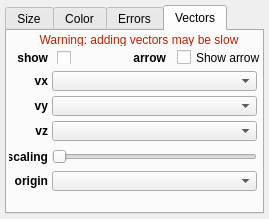
<?xml version="1.0" encoding="UTF-8"?>
<ui version="4.0">
 <class>Form</class>
 <widget class="QWidget" name="Form">
  <property name="geometry">
   <rect>
    <x>0</x>
    <y>0</y>
    <width>269</width>
    <height>219</height>
   </rect>
  </property>
  <property name="windowTitle">
   <string>Form</string>
  </property>
  <layout class="QGridLayout" name="gridLayout">
   <property name="leftMargin">
    <number>5</number>
   </property>
   <property name="topMargin">
    <number>5</number>
   </property>
   <property name="rightMargin">
    <number>5</number>
   </property>
   <property name="bottomMargin">
    <number>5</number>
   </property>
   <item row="0" column="0">
    <widget class="QTabWidget" name="tab_widget">
     <property name="currentIndex">
      <number>3</number>
     </property>
     <widget class="QWidget" name="tab_2">
      <attribute name="title">
       <string>Size</string>
      </attribute>
      <layout class="QVBoxLayout" name="verticalLayout">
       <property name="spacing">
        <number>2</number>
       </property>
       <property name="leftMargin">
        <number>12</number>
       </property>
       <property name="topMargin">
        <number>3</number>
       </property>
       <property name="rightMargin">
        <number>12</number>
       </property>
       <property name="bottomMargin">
        <number>3</number>
       </property>
       <item>
        <widget class="QWidget" name="size_row_1" native="true">
         <layout class="QHBoxLayout" name="horizontalLayout">
          <property name="spacing">
           <number>7</number>
          </property>
          <property name="leftMargin">
           <number>0</number>
          </property>
          <property name="topMargin">
           <number>0</number>
          </property>
          <property name="rightMargin">
           <number>0</number>
          </property>
          <property name="bottomMargin">
           <number>0</number>
          </property>
          <item>
           <widget class="QComboBox" name="combotext_size_mode">
            <property name="sizePolicy">
             <sizepolicy hsizetype="Minimum" vsizetype="Fixed">
              <horstretch>0</horstretch>
              <verstretch>0</verstretch>
             </sizepolicy>
            </property>
            <property name="maximumSize">
             <size>
              <width>80</width>
              <height>16777215</height>
             </size>
            </property>
            <item>
             <property name="text">
              <string>Fixed</string>
             </property>
            </item>
            <item>
             <property name="text">
              <string>Linear</string>
             </property>
            </item>
           </widget>
          </item>
          <item>
           <widget class="QComboBox" name="combosel_size_attribute">
            <property name="sizeAdjustPolicy">
             <enum>QComboBox::AdjustToMinimumContentsLengthWithIcon</enum>
            </property>
           </widget>
          </item>
          <item>
           <widget class="QLineEdit" name="valuetext_size"/>
          </item>
         </layout>
        </widget>
       </item>
       <item>
        <widget class="QWidget" name="size_row_2" native="true">
         <layout class="QHBoxLayout" name="horizontalLayout_2">
          <property name="spacing">
           <number>7</number>
          </property>
          <property name="leftMargin">
           <number>0</number>
          </property>
          <property name="topMargin">
           <number>0</number>
          </property>
          <property name="rightMargin">
           <number>0</number>
          </property>
          <property name="bottomMargin">
           <number>0</number>
          </property>
          <item>
           <widget class="QLineEdit" name="valuetext_size_vmin"/>
          </item>
          <item>
           <widget class="QToolButton" name="button_flip_size">
            <property name="font">
             <font>
              <pointsize>14</pointsize>
             </font>
            </property>
            <property name="styleSheet">
             <string notr="true">padding: 0px</string>
            </property>
            <property name="text">
             <string>⇄</string>
            </property>
           </widget>
          </item>
          <item>
           <widget class="QLineEdit" name="valuetext_size_vmax"/>
          </item>
         </layout>
        </widget>
       </item>
       <item>
        <widget class="QWidget" name="size_row_3" native="true">
         <layout class="QHBoxLayout" name="horizontalLayout_3">
          <property name="spacing">
           <number>7</number>
          </property>
          <property name="leftMargin">
           <number>0</number>
          </property>
          <property name="topMargin">
           <number>0</number>
          </property>
          <property name="rightMargin">
           <number>0</number>
          </property>
          <property name="bottomMargin">
           <number>0</number>
          </property>
          <item>
           <widget class="QSlider" name="value_size_scaling">
            <property name="maximum">
             <number>100</number>
            </property>
            <property name="value">
             <number>50</number>
            </property>
            <property name="orientation">
             <enum>Qt::Horizontal</enum>
            </property>
           </widget>
          </item>
         </layout>
        </widget>
       </item>
       <item>
        <spacer name="verticalSpacer">
         <property name="orientation">
          <enum>Qt::Vertical</enum>
         </property>
         <property name="sizeHint" stdset="0">
          <size>
           <width>20</width>
           <height>40</height>
          </size>
         </property>
        </spacer>
       </item>
      </layout>
     </widget>
     <widget class="QWidget" name="tab_4">
      <attribute name="title">
       <string>Color</string>
      </attribute>
      <layout class="QVBoxLayout" name="verticalLayout_2">
       <property name="spacing">
        <number>2</number>
       </property>
       <property name="leftMargin">
        <number>12</number>
       </property>
       <property name="topMargin">
        <number>3</number>
       </property>
       <property name="rightMargin">
        <number>12</number>
       </property>
       <property name="bottomMargin">
        <number>3</number>
       </property>
       <item>
        <widget class="QWidget" name="color_row_1" native="true">
         <layout class="QHBoxLayout" name="horizontalLayout_6">
          <property name="spacing">
           <number>7</number>
          </property>
          <property name="leftMargin">
           <number>0</number>
          </property>
          <property name="topMargin">
           <number>0</number>
          </property>
          <property name="rightMargin">
           <number>0</number>
          </property>
          <property name="bottomMargin">
           <number>0</number>
          </property>
          <item>
           <widget class="QComboBox" name="combotext_color_mode">
            <property name="maximumSize">
             <size>
              <width>80</width>
              <height>16777215</height>
             </size>
            </property>
            <item>
             <property name="text">
              <string>Fixed</string>
             </property>
            </item>
            <item>
             <property name="text">
              <string>Linear</string>
             </property>
            </item>
           </widget>
          </item>
          <item>
           <widget class="QComboBox" name="combosel_cmap_attribute">
            <property name="sizeAdjustPolicy">
             <enum>QComboBox::AdjustToMinimumContentsLengthWithIcon</enum>
            </property>
           </widget>
          </item>
          <item>
           <widget class="QColorBox" name="color_color">
            <property name="sizePolicy">
             <sizepolicy hsizetype="Preferred" vsizetype="Minimum">
              <horstretch>0</horstretch>
              <verstretch>0</verstretch>
             </sizepolicy>
            </property>
            <property name="text">
             <string/>
            </property>
           </widget>
          </item>
          <item>
           <widget class="QWidget" name="spacer_color_label" native="true"/>
          </item>
         </layout>
        </widget>
       </item>
       <item>
        <widget class="QWidget" name="color_row_2" native="true">
         <layout class="QHBoxLayout" name="horizontalLayout_8">
          <property name="spacing">
           <number>7</number>
          </property>
          <property name="leftMargin">
           <number>0</number>
          </property>
          <property name="topMargin">
           <number>0</number>
          </property>
          <property name="rightMargin">
           <number>0</number>
          </property>
          <property name="bottomMargin">
           <number>0</number>
          </property>
          <item>
           <widget class="QLineEdit" name="valuetext_cmap_vmin"/>
          </item>
          <item>
           <widget class="QToolButton" name="button_flip_cmap">
            <property name="font">
             <font>
              <pointsize>14</pointsize>
             </font>
            </property>
            <property name="styleSheet">
             <string notr="true">padding: 0px</string>
            </property>
            <property name="text">
             <string>⇄</string>
            </property>
           </widget>
          </item>
          <item>
           <widget class="QLineEdit" name="valuetext_cmap_vmax"/>
          </item>
         </layout>
        </widget>
       </item>
       <item>
        <widget class="QWidget" name="color_row_3" native="true">
         <layout class="QHBoxLayout" name="horizontalLayout_9">
          <property name="spacing">
           <number>7</number>
          </property>
          <property name="leftMargin">
           <number>0</number>
          </property>
          <property name="topMargin">
           <number>0</number>
          </property>
          <property name="rightMargin">
           <number>0</number>
          </property>
          <property name="bottomMargin">
           <number>0</number>
          </property>
          <item>
           <widget class="QColormapCombo" name="combodata_cmap">
            <property name="sizeAdjustPolicy">
             <enum>QComboBox::AdjustToMinimumContentsLengthWithIcon</enum>
            </property>
           </widget>
          </item>
         </layout>
        </widget>
       </item>
       <item>
        <widget class="QSlider" name="value_alpha">
         <property name="maximum">
          <number>100</number>
         </property>
         <property name="orientation">
          <enum>Qt::Horizontal</enum>
         </property>
        </widget>
       </item>
       <item>
        <spacer name="verticalSpacer_2">
         <property name="orientation">
          <enum>Qt::Vertical</enum>
         </property>
         <property name="sizeHint" stdset="0">
          <size>
           <width>20</width>
           <height>40</height>
          </size>
         </property>
        </spacer>
       </item>
      </layout>
     </widget>
     <widget class="QWidget" name="tab">
      <attribute name="title">
       <string>Errors</string>
      </attribute>
      <widget class="QLabel" name="label_5">
       <property name="geometry">
        <rect>
         <x>1</x>
         <y>25</y>
         <width>39</width>
         <height>20</height>
        </rect>
       </property>
       <property name="font">
        <font>
         <weight>75</weight>
         <bold>true</bold>
        </font>
       </property>
       <property name="text">
        <string>show x</string>
       </property>
      </widget>
      <widget class="QCheckBox" name="bool_yerr_visible">
       <property name="geometry">
        <rect>
         <x>50</x>
         <y>53</y>
         <width>13</width>
         <height>13</height>
        </rect>
       </property>
       <property name="text">
        <string/>
       </property>
      </widget>
      <widget class="QLabel" name="label_warning_errorbar">
       <property name="geometry">
        <rect>
         <x>-15</x>
         <y>2</y>
         <width>294</width>
         <height>13</height>
        </rect>
       </property>
       <property name="styleSheet">
        <string notr="true">color: #BB2200</string>
       </property>
       <property name="text">
        <string>Warning: adding errorbars may be slow</string>
       </property>
       <property name="alignment">
        <set>Qt::AlignCenter</set>
       </property>
      </widget>
      <widget class="QCheckBox" name="bool_xerr_visible">
       <property name="geometry">
        <rect>
         <x>50</x>
         <y>28</y>
         <width>13</width>
         <height>13</height>
        </rect>
       </property>
       <property name="text">
        <string/>
       </property>
      </widget>
      <widget class="QComboBox" name="combosel_xerr_attribute">
       <property name="geometry">
        <rect>
         <x>85</x>
         <y>25</y>
         <width>160</width>
         <height>20</height>
        </rect>
       </property>
       <property name="sizeAdjustPolicy">
        <enum>QComboBox::AdjustToMinimumContentsLengthWithIcon</enum>
       </property>
      </widget>
      <widget class="QLabel" name="label_6">
       <property name="geometry">
        <rect>
         <x>1</x>
         <y>50</y>
         <width>39</width>
         <height>20</height>
        </rect>
       </property>
       <property name="font">
        <font>
         <weight>75</weight>
         <bold>true</bold>
        </font>
       </property>
       <property name="text">
        <string>show y</string>
       </property>
      </widget>
      <widget class="QComboBox" name="combosel_yerr_attribute">
       <property name="geometry">
        <rect>
         <x>85</x>
         <y>50</y>
         <width>160</width>
         <height>20</height>
        </rect>
       </property>
       <property name="sizeAdjustPolicy">
        <enum>QComboBox::AdjustToMinimumContentsLengthWithIcon</enum>
       </property>
      </widget>
      <widget class="QLabel" name="label_7">
       <property name="geometry">
        <rect>
         <x>1</x>
         <y>75</y>
         <width>39</width>
         <height>20</height>
        </rect>
       </property>
       <property name="font">
        <font>
         <weight>75</weight>
         <bold>true</bold>
        </font>
       </property>
       <property name="text">
        <string>show z</string>
       </property>
      </widget>
      <widget class="QComboBox" name="combosel_zerr_attribute">
       <property name="geometry">
        <rect>
         <x>85</x>
         <y>75</y>
         <width>160</width>
         <height>20</height>
        </rect>
       </property>
       <property name="sizeAdjustPolicy">
        <enum>QComboBox::AdjustToMinimumContentsLengthWithIcon</enum>
       </property>
      </widget>
      <widget class="QCheckBox" name="bool_zerr_visible">
       <property name="geometry">
        <rect>
         <x>50</x>
         <y>78</y>
         <width>13</width>
         <height>13</height>
        </rect>
       </property>
       <property name="text">
        <string/>
       </property>
      </widget>
     </widget>
     <widget class="QWidget" name="tab_3">
      <attribute name="title">
       <string>Vectors</string>
      </attribute>
      <widget class="QComboBox" name="combosel_vx_attribute">
       <property name="geometry">
        <rect>
         <x>45</x>
         <y>40</y>
         <width>205</width>
         <height>20</height>
        </rect>
       </property>
       <property name="sizeAdjustPolicy">
        <enum>QComboBox::AdjustToMinimumContentsLengthWithIcon</enum>
       </property>
      </widget>
      <widget class="QLabel" name="label_vector_y">
       <property name="geometry">
        <rect>
         <x>2</x>
         <y>65</y>
         <width>39</width>
         <height>20</height>
        </rect>
       </property>
       <property name="font">
        <font>
         <weight>75</weight>
         <bold>true</bold>
        </font>
       </property>
       <property name="text">
        <string>vy</string>
       </property>
       <property name="alignment">
        <set>Qt::AlignRight|Qt::AlignTrailing|Qt::AlignVCenter</set>
       </property>
      </widget>
      <widget class="QComboBox" name="combosel_vy_attribute">
       <property name="geometry">
        <rect>
         <x>45</x>
         <y>65</y>
         <width>205</width>
         <height>20</height>
        </rect>
       </property>
       <property name="sizeAdjustPolicy">
        <enum>QComboBox::AdjustToMinimumContentsLengthWithIcon</enum>
       </property>
      </widget>
      <widget class="QCheckBox" name="bool_vector_visible">
       <property name="geometry">
        <rect>
         <x>50</x>
         <y>20</y>
         <width>245</width>
         <height>13</height>
        </rect>
       </property>
       <property name="text">
        <string/>
       </property>
      </widget>
      <widget class="QLabel" name="label_warning_vector">
       <property name="geometry">
        <rect>
         <x>-15</x>
         <y>2</y>
         <width>294</width>
         <height>13</height>
        </rect>
       </property>
       <property name="styleSheet">
        <string notr="true">color: #BB2200</string>
       </property>
       <property name="text">
        <string>Warning: adding vectors may be slow</string>
       </property>
       <property name="alignment">
        <set>Qt::AlignCenter</set>
       </property>
       <property name="wordWrap">
        <bool>false</bool>
       </property>
      </widget>
      <widget class="QLabel" name="label_vector_x">
       <property name="geometry">
        <rect>
         <x>2</x>
         <y>40</y>
         <width>39</width>
         <height>20</height>
        </rect>
       </property>
       <property name="font">
        <font>
         <weight>75</weight>
         <bold>true</bold>
        </font>
       </property>
       <property name="text">
        <string>vx</string>
       </property>
       <property name="alignment">
        <set>Qt::AlignRight|Qt::AlignTrailing|Qt::AlignVCenter</set>
       </property>
      </widget>
      <widget class="QLabel" name="label_3">
       <property name="geometry">
        <rect>
         <x>2</x>
         <y>20</y>
         <width>39</width>
         <height>13</height>
        </rect>
       </property>
       <property name="font">
        <font>
         <weight>75</weight>
         <bold>true</bold>
        </font>
       </property>
       <property name="text">
        <string>show</string>
       </property>
       <property name="alignment">
        <set>Qt::AlignRight|Qt::AlignTrailing|Qt::AlignVCenter</set>
       </property>
      </widget>
      <widget class="QLabel" name="label_vector_z">
       <property name="geometry">
        <rect>
         <x>2</x>
         <y>90</y>
         <width>39</width>
         <height>20</height>
        </rect>
       </property>
       <property name="font">
        <font>
         <weight>75</weight>
         <bold>true</bold>
        </font>
       </property>
       <property name="text">
        <string>vz</string>
       </property>
       <property name="alignment">
        <set>Qt::AlignRight|Qt::AlignTrailing|Qt::AlignVCenter</set>
       </property>
      </widget>
      <widget class="QComboBox" name="combosel_vz_attribute">
       <property name="geometry">
        <rect>
         <x>45</x>
         <y>90</y>
         <width>205</width>
         <height>20</height>
        </rect>
       </property>
       <property name="sizeAdjustPolicy">
        <enum>QComboBox::AdjustToMinimumContentsLengthWithIcon</enum>
       </property>
      </widget>
      <widget class="QLabel" name="label_11">
       <property name="geometry">
        <rect>
         <x>2</x>
         <y>140</y>
         <width>39</width>
         <height>20</height>
        </rect>
       </property>
       <property name="font">
        <font>
         <weight>75</weight>
         <bold>true</bold>
        </font>
       </property>
       <property name="text">
        <string>origin</string>
       </property>
       <property name="alignment">
        <set>Qt::AlignRight|Qt::AlignTrailing|Qt::AlignVCenter</set>
       </property>
      </widget>
      <widget class="QCheckBox" name="bool_vector_arrowhead">
       <property name="geometry">
        <rect>
         <x>170</x>
         <y>18</y>
         <width>205</width>
         <height>17</height>
        </rect>
       </property>
       <property name="text">
        <string>Show arrow</string>
       </property>
      </widget>
      <widget class="QSlider" name="value_vector_scaling">
       <property name="geometry">
        <rect>
         <x>45</x>
         <y>115</y>
         <width>205</width>
         <height>22</height>
        </rect>
       </property>
       <property name="orientation">
        <enum>Qt::Horizontal</enum>
       </property>
      </widget>
      <widget class="QLabel" name="label_12">
       <property name="geometry">
        <rect>
         <x>120</x>
         <y>18</y>
         <width>39</width>
         <height>17</height>
        </rect>
       </property>
       <property name="font">
        <font>
         <weight>75</weight>
         <bold>true</bold>
        </font>
       </property>
       <property name="text">
        <string>arrow</string>
       </property>
       <property name="alignment">
        <set>Qt::AlignRight|Qt::AlignTrailing|Qt::AlignVCenter</set>
       </property>
      </widget>
      <widget class="QComboBox" name="combosel_vector_origin">
       <property name="geometry">
        <rect>
         <x>45</x>
         <y>140</y>
         <width>205</width>
         <height>20</height>
        </rect>
       </property>
      </widget>
      <widget class="QLabel" name="label_13">
       <property name="geometry">
        <rect>
         <x>2</x>
         <y>115</y>
         <width>39</width>
         <height>22</height>
        </rect>
       </property>
       <property name="font">
        <font>
         <weight>75</weight>
         <bold>true</bold>
        </font>
       </property>
       <property name="text">
        <string>scaling</string>
       </property>
       <property name="alignment">
        <set>Qt::AlignRight|Qt::AlignTrailing|Qt::AlignVCenter</set>
       </property>
      </widget>
     </widget>
    </widget>
   </item>
  </layout>
 </widget>
 <customwidgets>
  <customwidget>
   <class>QColorBox</class>
   <extends>QLabel</extends>
   <header>glue_qt.utils.colors</header>
  </customwidget>
  <customwidget>
   <class>QColormapCombo</class>
   <extends>QComboBox</extends>
   <header>glue_qt.utils.colors</header>
  </customwidget>
 </customwidgets>
 <resources/>
 <connections/>
</ui>
